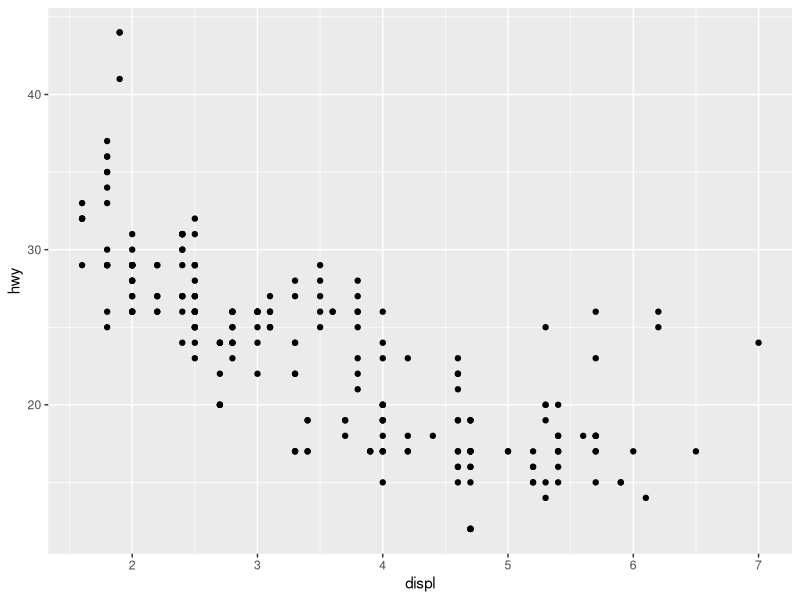
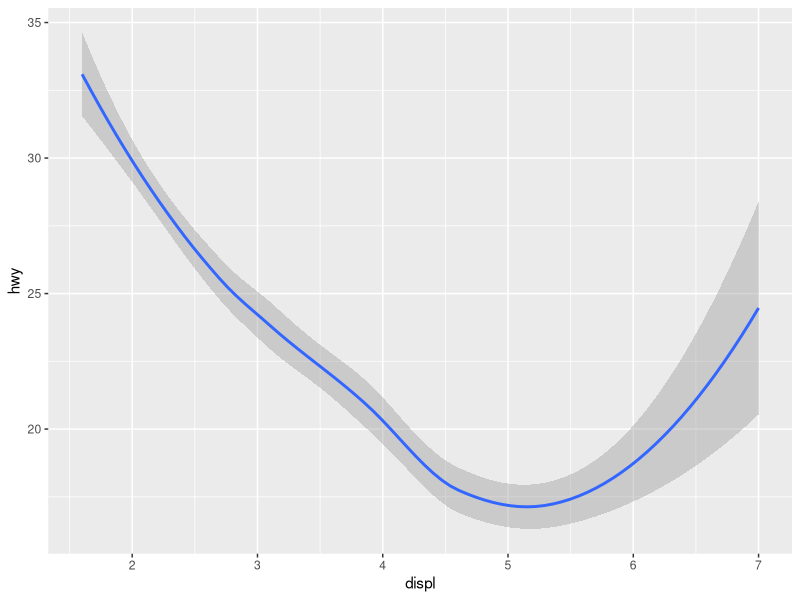
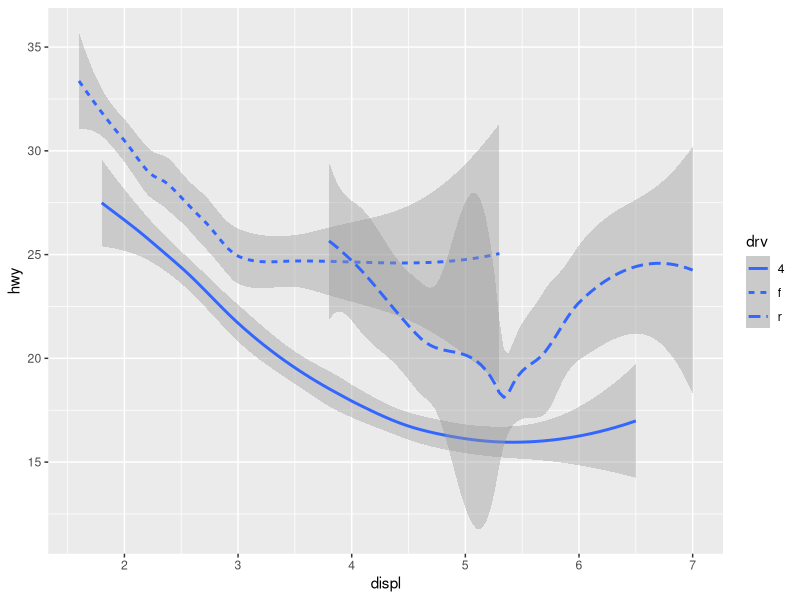
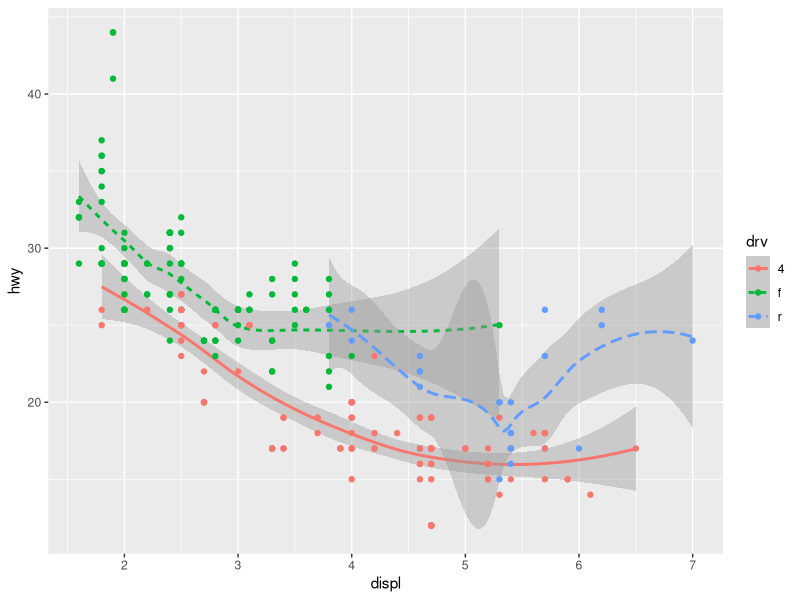
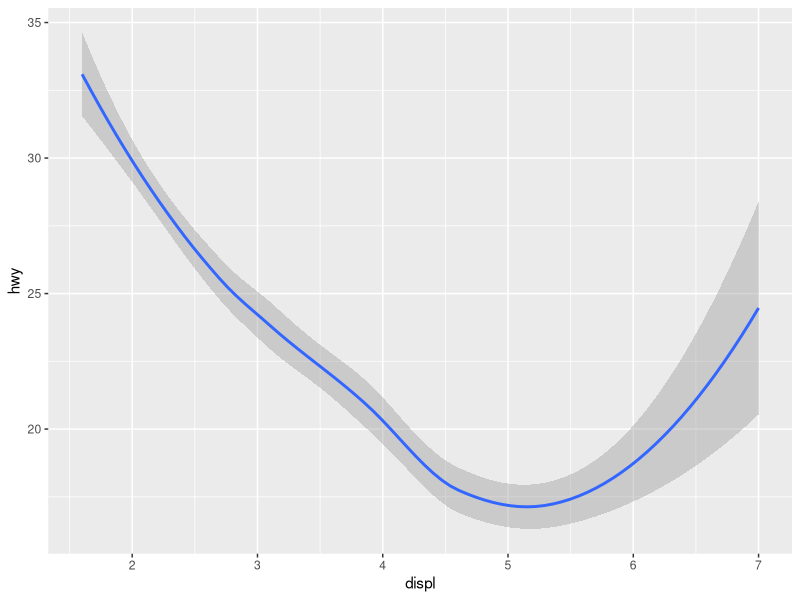
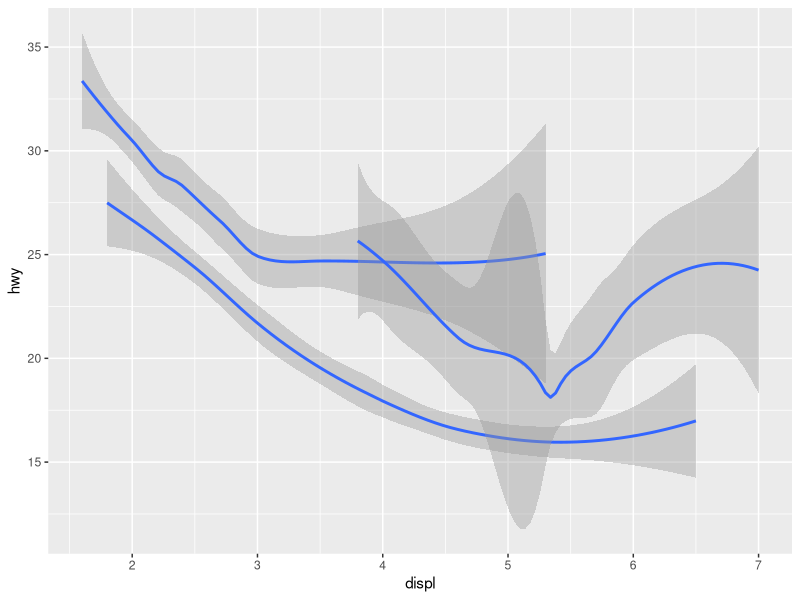
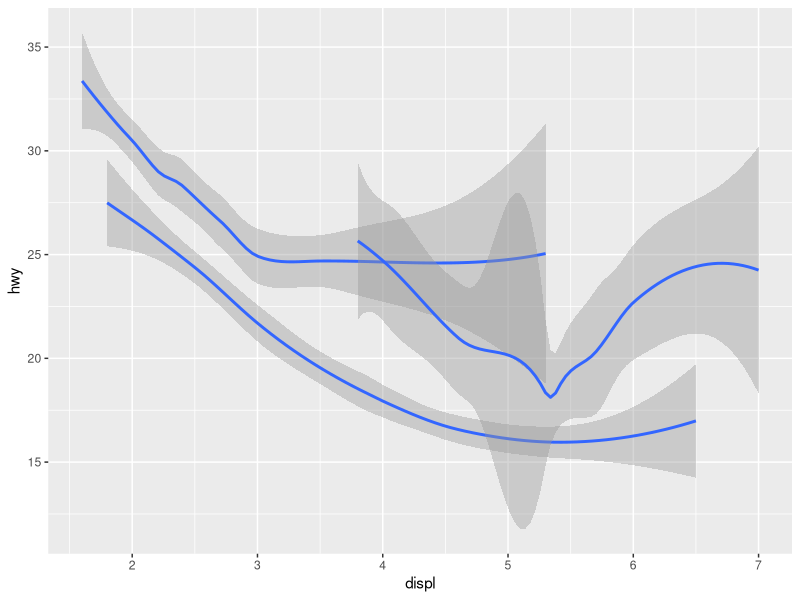
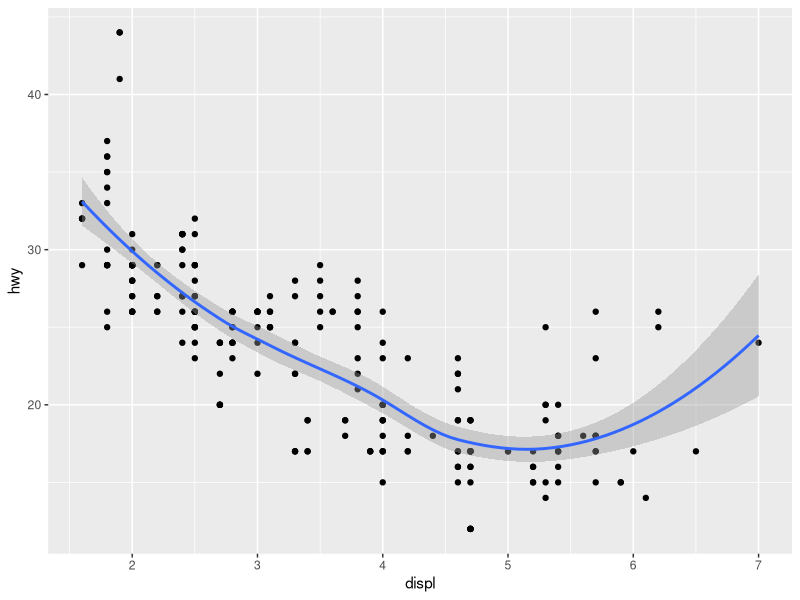

Source code (R) for these figures, in order:
## ---- chunk 1
library(ggplot2)
library(tibble)
## ---- chunk 2
# left
ggplot(data = mpg) + 
  geom_point(mapping = aes(x = displ, y = hwy))

# right
ggplot(data = mpg) + 
  geom_smooth(mapping = aes(x = displ, y = hwy))

ggplot(data = mpg) + 
  geom_smooth(mapping = aes(x = displ, y = hwy, linetype = drv))

ggplot(data = mpg) + 
  geom_smooth(mapping = aes(x = displ, y = hwy, linetype = drv, color = drv)) +
  geom_point(mapping = aes(x = displ, y = hwy, color = drv))

## ---- chunk 3
ggplot(data = mpg) +
  geom_smooth(mapping = aes(x = displ, y = hwy))
              
ggplot(data = mpg) +
  geom_smooth(mapping = aes(x = displ, y = hwy, group = drv))
    
ggplot(data = mpg) +
  geom_smooth(
    mapping = aes(x = displ, y = hwy, group = drv)
  )

ggplot(data = mpg) + 
  geom_point(mapping = aes(x = displ, y = hwy)) +
  geom_smooth(mapping = aes(x = displ, y = hwy))

ggplot(data = mpg, mapping = aes(x = displ, y = hwy)) + 
  geom_point() + 
  geom_smooth()

ggplot(data = mpg, mapping = aes(x = displ, y = hwy)) + 
  geom_point(mapping = aes(color = class)) + 
  geom_smooth()

#ggplot(data = mpg, mapping = aes(x = displ, y = hwy)) + 
#  geom_point(mapping = aes(color = class)) + 
#  geom_smooth(data = filter (mpg, class == "subcompact"), se = FALSE)
## ---- chunk 4

#2
ggplot(data = mpg, mapping = aes(x = displ, y = hwy, color = drv)) + 
  geom_point() + 
  geom_smooth(se = FALSE)

#5
ggplot(data = mpg, mapping = aes(x = displ, y = hwy)) + 
  geom_point() + 
  geom_smooth()

ggplot() + 
  geom_point(data = mpg, mapping = aes(x = displ, y = hwy)) + 
  geom_smooth(data = mpg, mapping = aes(x = displ, y = hwy))

#6
ggplot(data = mpg) + 
  geom_point(mapping = aes(x = displ, y = hwy)) +
  geom_smooth(mapping = aes(x = displ, y = hwy), se = FALSE)

ggplot(data = mpg) + 
  geom_point(mapping = aes(x = displ, y = hwy)) +
  geom_smooth(mapping = aes(x = displ, y = hwy, group = drv), se = FALSE)

ggplot(data = mpg) + 
  geom_smooth(mapping = aes(x = displ, y = hwy, color = drv), se = FALSE) +
  geom_point(mapping = aes(x = displ, y = hwy, color = drv))

ggplot(data = mpg, mapping = aes(x = displ, y = hwy)) + 
  geom_smooth(se = FALSE) +
  geom_point(mapping = aes(color = drv))

ggplot(data = mpg, mapping = aes(x = displ, y = hwy)) + 
  geom_smooth(mapping = aes(group = drv, linetype = drv), se = FALSE) +
  geom_point(mapping = aes(color = drv))


ggplot(data = mpg, mapping = aes(x = displ, y = hwy)) + 
  geom_point(mapping = aes(color = drv, stroke = 2))
## ---- chunk 5
ggplot(data = diamonds) + 
  geom_bar(mapping = aes(x = cut))

?geom_bar

ggplot(data = diamonds) + 
  stat_count(mapping = aes(x = cut))

demo <- tribble(
  ~a,      ~b,
  "bar_1", 20,
  "bar_2", 30,
  "bar_3", 40
)

ggplot(data = demo) +
  geom_bar(mapping = aes(x = a, y = b), stat = "identity")

ggplot(data = diamonds) + 
  geom_bar(mapping = aes(x = cut, y = ..prop.., group = 1))

ggplot(data = diamonds) + 
  stat_summary(
    mapping = aes(x = cut, y = depth),
    fun.ymin = min,
    fun.ymax = max,
    fun.y = median
  )

?stat_bin
## ---- chunk 6
#1
?geom_pointrange

#ggplot(data = diamonds, aes(x = cut, y = depth)) + 
#  geom_pointrange(mapping = aes(ymin = min, ymax = max))

#2
?geom_col()
?geom_bar()

#3
?stat_count
?stat_summary
?geoms_point
?geom_smooth
?geom_bar
?
#4
?stat_smooth()

#5
ggplot(data = diamonds) + 
  geom_bar(mapping = aes(x = cut, y = ..prop..))
ggplot(data = diamonds) + 
  geom_bar(mapping = aes(x = cut, fill = color, y = ..prop..))

ggplot(data = diamonds) + 
  geom_bar(mapping = aes(x = cut, y = ..prop.., group = 1))
ggplot(data = diamonds) + 
  geom_bar(mapping = aes(x = cut, fill = color, y = ..prop.., group = 1))

## ---- chunk 7
ggplot(data = diamonds) + 
  geom_bar(mapping = aes(x = cut, colour = cut))
ggplot(data = diamonds) + 
  geom_bar(mapping = aes(x = cut, fill = cut))

ggplot(data = diamonds) + 
  geom_bar(mapping = aes(x = cut, fill = clarity))

ggplot(data = diamonds, mapping = aes(x = cut, fill = clarity)) + 
  geom_bar(alpha = 1/5, position = "identity")
ggplot(data = diamonds, mapping = aes(x = cut, colour = clarity)) + 
  geom_bar(fill = NA, position = "identity")

ggplot(data = diamonds) + 
  geom_bar(mapping = aes(x = cut, fill = clarity), position = "fill")
ggplot(data = diamonds) + 
  geom_bar(mapping = aes(x = cut, fill = clarity), position = "dodge")

ggplot(data = mpg) + 
  geom_point(mapping = aes(x = displ, y = hwy), position = "jitter")
## ---- chunk 8
#1
ggplot(data = mpg, mapping = aes(x = cty, y = hwy)) + 
  geom_point()
ggplot(data = mpg, mapping = aes(x = cty, y = hwy)) + 
  geom_point(position = "jitter")

#2
?geom_jitter()

#3
ggplot(data = mpg, mapping = aes(x = cty, y = hwy)) + geom_jitter()
ggplot(data = mpg, mapping = aes(x = cty, y = hwy)) + geom_count()
?geom_count

#4
?geom_boxplot
ggplot(data = mpg, mapping = aes(x = cty, y = hwy)) + geom_boxplot(mapping = aes(group = 1, position = "jitter"))
